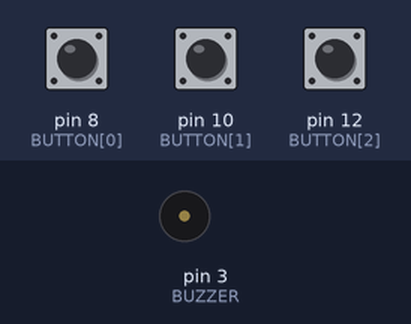
This sketch was run on a simulated Arduino Uno, built with avr-gcc and run on an emulated ATmega328P. On the bench: buzzer (waves = sounding). Inputs (shaded band) come from the test bench; at power-on: pin 8 (BUTTON[0]) LOW, pin 10 (BUTTON[1]) LOW, pin 12 (BUTTON[2]) LOW.

Above: at 1.2 s.
1.3 s: pin 8 (BUTTON[0]) pulled HIGH for 0.15 s
At 1.37 s:
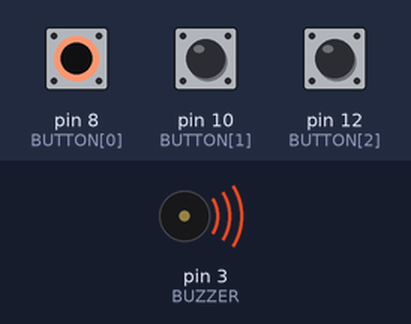
2.9 s: pin 8 (BUTTON[0]) pulled HIGH for 3.2 s
At 6.9 s:
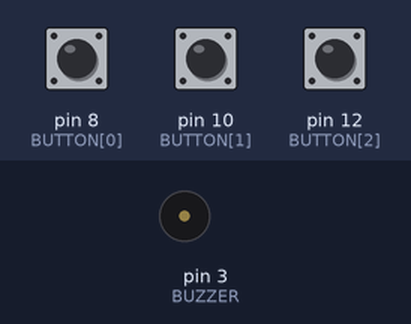
7.6 s: pin 10 (BUTTON[1]) pulled HIGH for 3.2 s
At 7.9 s:
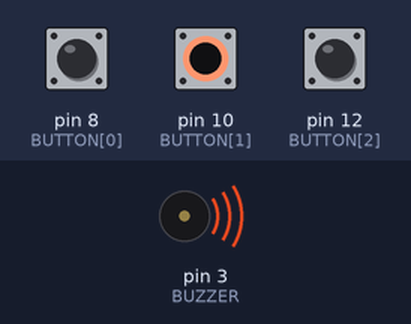
Timing chart, 0 to 12.3 s (numbered marks = the images above; inputs shaded):
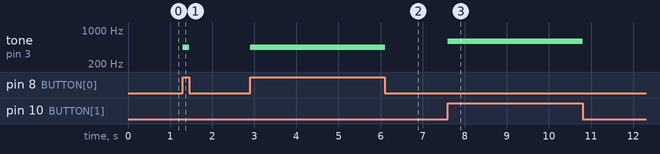

Measured:
- after the input at 1.3 s, tone on pin 3 (BUZZER): silent → 440 Hz at once, → silent 0.15 s later
- after the input at 2.9 s, tone on pin 3 (BUZZER): silent → 440 Hz at once, → silent 3.2 s later
- after the input at 7.6 s, tone on pin 3 (BUZZER): silent → 587 Hz at once, → silent 3.2 s later

The sketch:

simple_key.ino
```cpp
const int BUZZER = 3;
const int NO_BUTTONS = 3;
const int BUTTON[] = {8, 10, 12};
const float FREQ[] = {440, 587.33, 659.25};

void setup() {
  pinMode(BUZZER, OUTPUT);
  for (int i = 0; i < NO_BUTTONS; ++i)
    pinMode(BUTTON[i], INPUT);
}

void loop() {
  float freq = -1;

  for (int i = 0; i < NO_BUTTONS; ++i)
    if (digitalRead(BUTTON[i]) == HIGH)
      freq = FREQ[i];

  if (freq > 0)
    tone(BUZZER, freq, 5);
}
```
